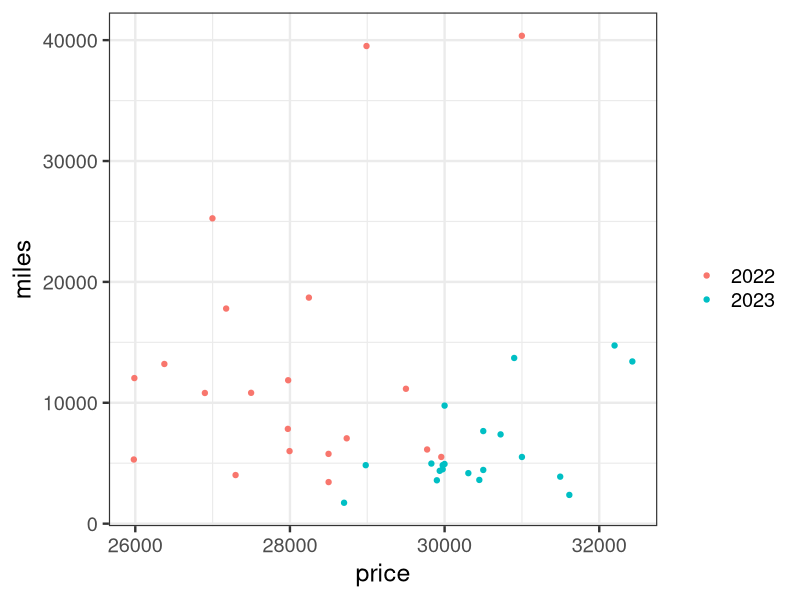

The R script that drew this image:
## ---- chunk 1
require(tidyverse)
## ---- chunk 2
df <- read_tsv("cars.out.tsv", show_col_types = FALSE)
df |> 
  ggplot( aes(x=price, y=miles, colour=factor(year)) ) +
  geom_point() +
  theme_bw(base_size=18) +
  scale_color_discrete(name="") 
  
